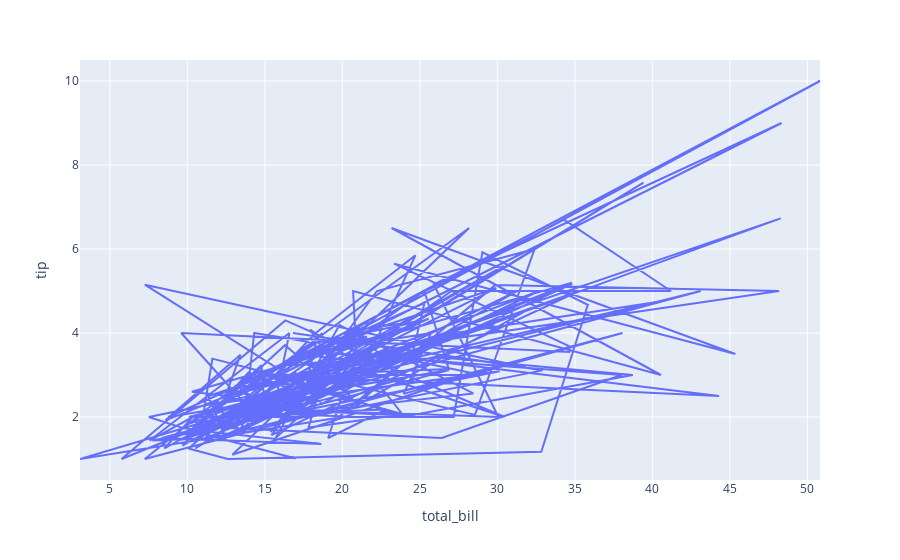

The notebook cell saved with this chart:
### Code cell
# with the help of plotly
fig = px.line(tips, x='total_bill', y= 'tip')
fig.show()

### Figure 1 — Plotly figure (JSON) as saved in the notebook; plotly's stock layout.template omitted (floating-point values rounded to 4 significant figures; data arrays with more than 128 entries replaced by an {"elided": "..."} marker saying what was removed)
{"data": [{"hovertemplate": "total_bill=%{x}<br>tip=%{y}<extra></extra>", "legendgroup": "", "line": {"color": "#636efa", "dash": "solid"}, "marker": {"symbol": "circle"}, "mode": "lines", "name": "", "orientation": "v", "showlegend": false, "type": "scatter", "x": {"elided": "244 float values"}, "xaxis": "x", "y": {"elided": "244 float values"}, "yaxis": "y"}], "layout": {"legend": {"tracegroupgap": 0}, "margin": {"t": 60}, "xaxis": {"anchor": "y", "domain": [0, 1], "title": {"text": "total_bill"}}, "yaxis": {"anchor": "x", "domain": [0, 1], "title": {"text": "tip"}}}}
